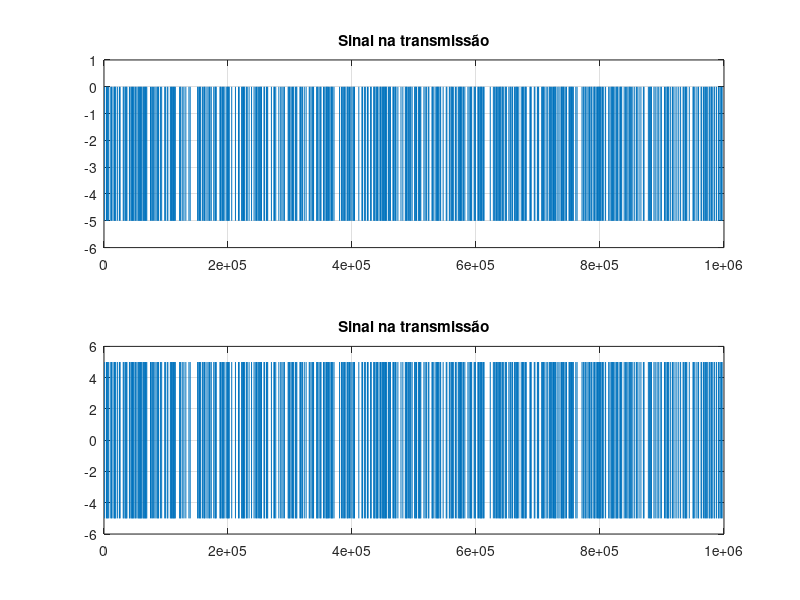
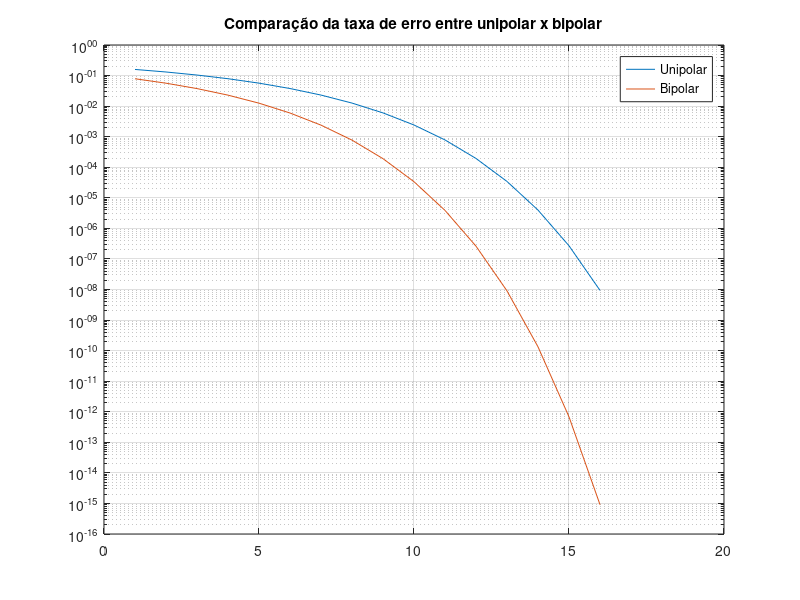

Here is the MATLAB script that generated these plots, in order:
%% Encontrando os valores

clc;
clear all;
close all;

% Definindo os dois sinais

N1 = 1000; % Amostra por símbolo
M1 = 2;   % número de níveis
A1 = 5; % Amplitude máxima
dist_nivel1 = 5; % Distância entre níveis

N2 = 1000;
M2 = 2;
A2 = 5;
dist_nivel2 = 10; 

% Dados temporais:
t_final = 1; % em segundos
Rb = 1e3; % taxa de transmissão

% Número de bits por nível
l = log2(M1);

Rs = Rb/l; % taxa de símbolos
fs = Rb*N1; % Frequência de amostragem
t = [0:1/fs:t_final-((1/(Rb*N1)))]; % Criando o eixo do tempo

% Gerando número de símbolos:
num_simb = Rs*t_final;

% Informação de entrada
info_bin = randint(1, num_simb*l);
info_bin = transpose(reshape(info_bin, l , num_simb));

% Criando os dois sinais
info1 = bi2de(info_bin, 'left-msb')*dist_nivel1-A1;
info_up1 = upsample(info1,N1);

info2 = bi2de(info_bin, 'left-msb')*dist_nivel2-A2;
info_up2 = upsample(info2,N2);

% Filtrando NRZ ---> Este filtro que será casado depois
filtro_tx = ones(1, N1);

info_tx1 = filter(filtro_tx, 1, info_up1);
info_tx2 = filter(filtro_tx, 1, info_up2);

% Plotando
figure(1)

subplot(2,1,1);
plot(info_tx1)
title('Sinal na transmissão');
grid
ylim([-6 1]);

subplot(2,1,2);
plot(info_tx2)
title('Sinal na transmissão');
grid
ylim([-6 6]);

% Calculando as energias: Eb PARA CASO ESPECÍFICO
No = 2;

Eb1 = (A1^2).*t(end)/2;
Eb2 = (2*A2^2).*t(end)/2;

Qp1 = sqrt(Eb1/No);     % Polar
Qp2 = sqrt(2*(Eb2/No)); % Bipolar

Pb1 = qfunc(Qp1)
Pb2 = qfunc(Qp2)

%% Testando para N níveis

figure(2);
Eb_No = 0:15;
Pb1 = qfunc(sqrt(db2pow(Eb_No)));
Pb2 = qfunc(sqrt(2*db2pow(Eb_No)));
semilogy(Pb1);
hold on
semilogy(Pb2);
title('Comparação da taxa de erro entre unipolar x bipolar');
legend('Unipolar', 'Bipolar');
grid

    